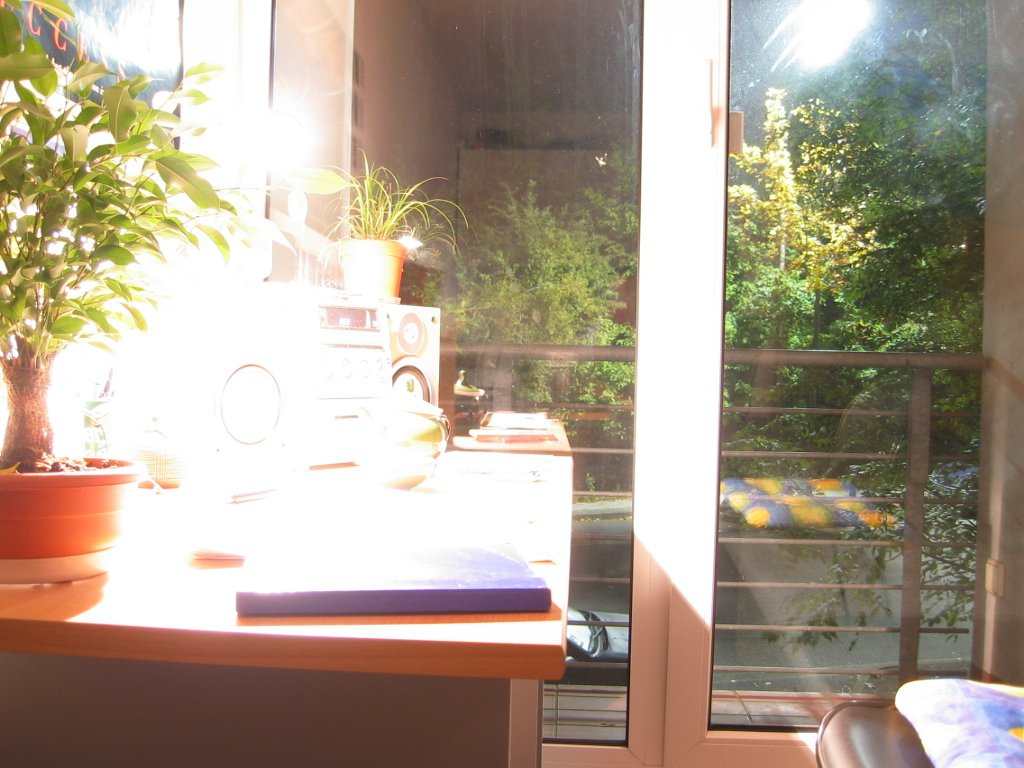
#> input picture exposures/img1.jpg, 1024 x 768 px; its folder holds only this picture in this run
$ jupyter execute --allow-errors hw1.ipynb
#> lines starting #> are read from the running program, lines starting #| are printed output that depends on the picture
[cell 1]
import cv2
import matplotlib.pyplot as plt
import numpy as np
import os

[cell 2]
np.set_printoptions(threshold=np.inf)

[cell 3]
zmin = 0
zmax = 255
n = 256
l = 10
B = [np.log(13), np.log(10), np.log(4), np.log(3.2), np.log(1), np.log(0.8), np.log(0.3), np.log(1/4), np.log(1/60), np.log(1/80), np.log(1/320), np.log(1/400), np.log(1/1000)]

[cell 4]
# returns an array of tuples containing 3 color channels of each image
def get_img_data():
    r_c = []
    g_c = []
    b_c = []

#     for entry in os.scandir('./exposures'):
    for entry in range(1, 14):
        im = cv2.imread('./exposures/img{}.jpg'.format(entry), cv2.IMREAD_COLOR)
#> im is the input picture: shape (768, 1024, 3); mean B, G, R 141.6, 159.4, 172.9
        b, g, r = cv2.split(im)
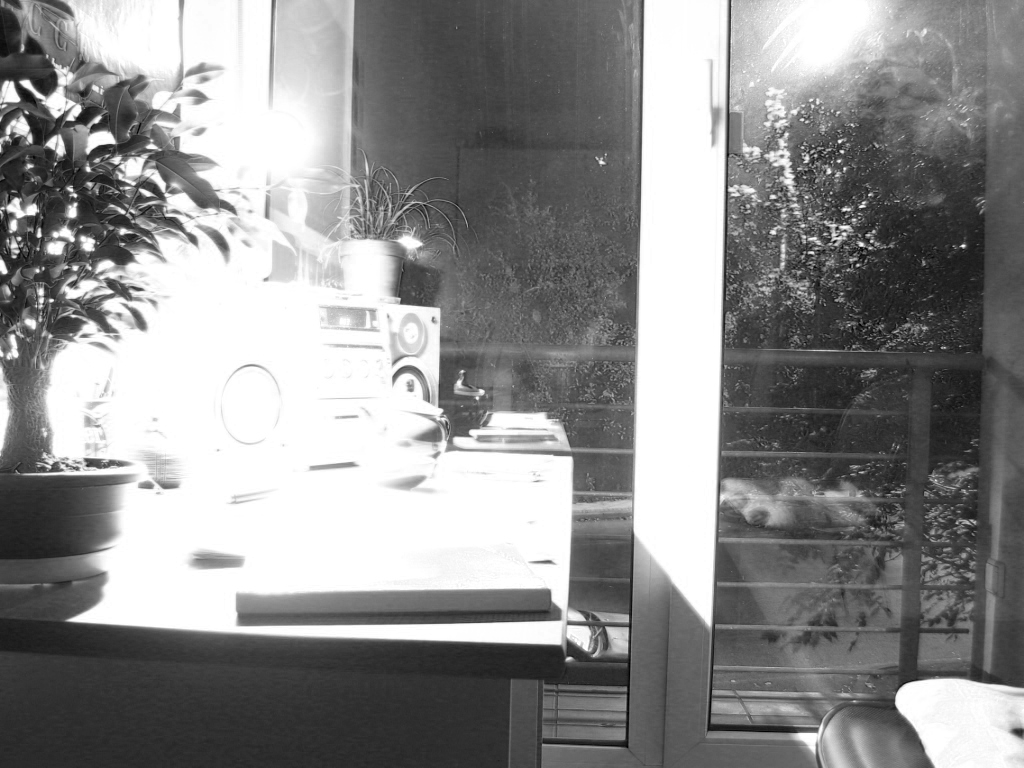
#> b: shape (768, 1024); min 0, max 255, mean 141.6
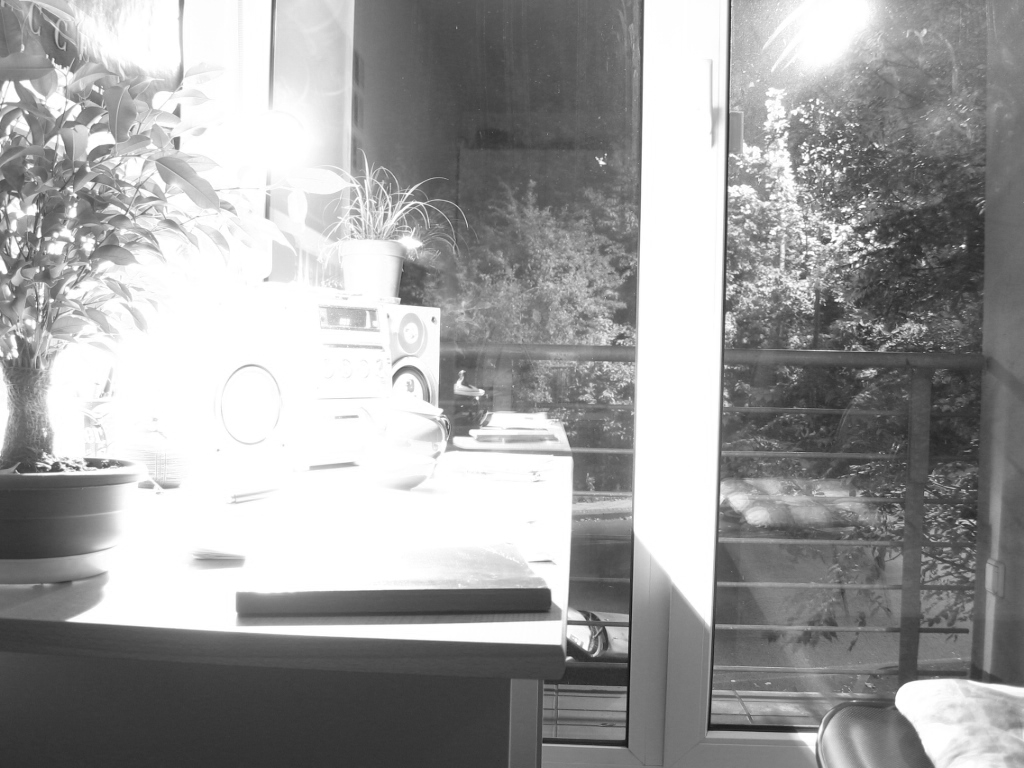
#> g: shape (768, 1024); min 13, max 255, mean 159.4
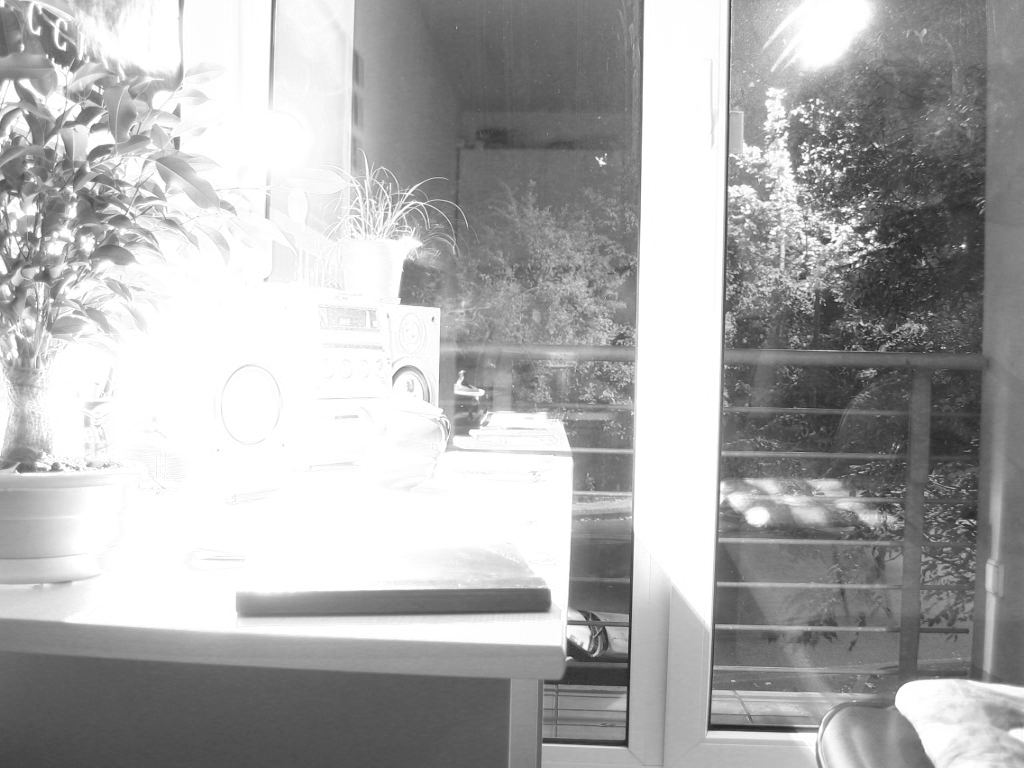
#> r: shape (768, 1024); min 34, max 255, mean 172.9

        r_c.append(r)
        g_c.append(g)
        b_c.append(b)

    return r_c, g_c, b_c
